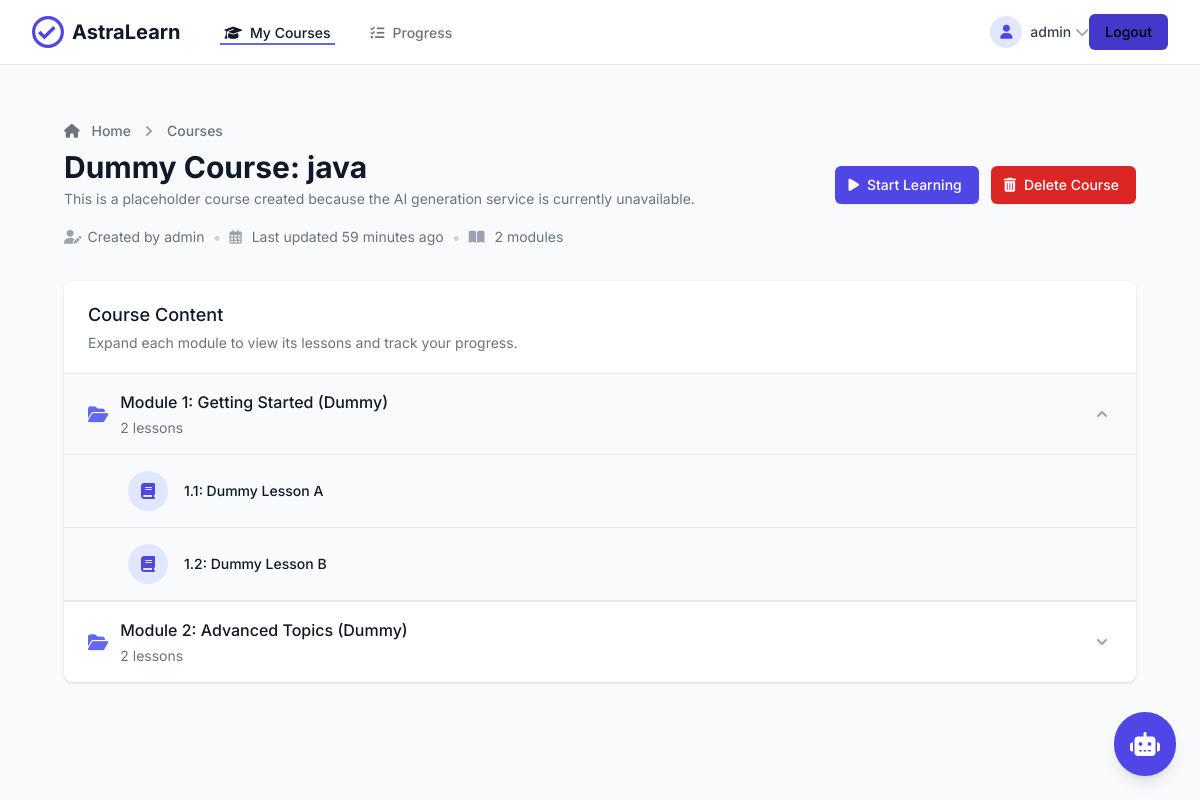
/courses/3/ (signed in), run on the app's committed database.
### tutor/models.py (models this page shows, shortened)
class Course(models.Model):
    title = models.CharField(max_length=200)
    description = models.TextField()
    created_at = models.DateTimeField(default=timezone.now)
    updated_at = models.DateTimeField(auto_now=True)
    created_by = models.ForeignKey(User, on_delete=models.CASCADE, related_name='created_courses')

class Module(models.Model):
    course = models.ForeignKey(Course, on_delete=models.CASCADE, related_name='modules')
    title = models.CharField(max_length=200)
    description = models.TextField()
    order = models.PositiveIntegerField(default=0)
    class Meta:
        ordering = ['order']

class Lesson(models.Model):
    module = models.ForeignKey(Module, on_delete=models.CASCADE, related_name='lessons')
    title = models.CharField(max_length=200)
    content = models.TextField()
    order = models.PositiveIntegerField(default=0)
    created_at = models.DateTimeField(default=timezone.now)
    updated_at = models.DateTimeField(auto_now=True)
    class Meta:
        ordering = ['order']

### tutor/views.py (the view)
# urls.py: path('courses/<int:course_id>/', views.course_detail, name='course_detail'),
@login_required
def course_detail(request, course_id):
    course = get_object_or_404(Course, id=course_id)
    return render(request, 'tutor/course_detail.html', {
        'course': course,
        'modules': course.modules.all().order_by('order'),
    })

### tutor/templates/tutor/course_detail.html (shortened to what this page needs)
{% extends 'tutor/base.html' %}
{% block content %}
<div class="max-w-7xl mx-auto px-4 sm:px-6 lg:px-8 py-8">
    <div class="md:flex md:items-center md:justify-between mb-8">
        <div class="flex-1 min-w-0">
            <nav class="flex" aria-label="Breadcrumb">
                <ol class="flex items-center space-x-2">
                    <li>
                        <div class="flex items-center">
                            <a href="{% url 'tutor:course_list' %}" class="text-sm font-medium text-gray-500 hover:text-gray-700">
                                <i class="fas fa-home mr-2"></i> Home
                            </a>
                        </div>
                    </li>
                    <li>
                        <div class="flex items-center">
                            <svg class="flex-shrink-0 h-5 w-5 text-gray-400" xmlns="http://www.w3.org/2000/svg" viewBox="0 0 20 20" fill="currentColor" aria-hidden="true">
                                <path fill-rule="evenodd" d="M7.293 14.707a1 1 0 010-1.414L10.586 10 7.293 6.707a1 1 0 011.414-1.414l4 4a1 1 0 010 1.414l-4 4a1 1 0 01-1.414 0z" clip-rule="evenodd" />
                            </svg>
                            <a href="{% url 'tutor:course_list' %}" class="ml-2 text-sm font-medium text-gray-500 hover:text-gray-700">Courses</a>
                        </div>
                    </li>
                </ol>
            </nav>
            <h1 class="mt-2 text-2xl font-bold leading-7 text-gray-900 sm:text-3xl sm:truncate">
                {{ course.title }}
            </h1>
            <p class="mt-1 text-sm text-gray-500">{{ course.description }}</p>
            <div class="mt-4 flex items-center">
                <div class="flex items-center text-sm text-gray-500">
                    <i class="fas fa-user-edit mr-1.5 text-gray-400"></i>
                    Created by {{ course.created_by.get_full_name|default:course.created_by.username }}
                </div>
                <span class="mx-2 text-gray-300">•</span>
                <div class="text-sm text-gray-500">
                    <i class="far fa-calendar-alt mr-1.5 text-gray-400"></i>
                    Last updated {{ course.updated_at|timesince }} ago
                </div>
                <span class="mx-2 text-gray-300">•</span>
                <div class="text-sm text-gray-500">
                    <i class="fas fa-book-open mr-1.5 text-gray-400"></i>
                    {{ course.modules.count }} modules
                </div>
            </div>
        </div>
        <div class="mt-4 flex md:mt-0 md:ml-4">
            <button type="button" class="ml-3 inline-flex items-center px-4 py-2 border border-transparent rounded-md shadow-sm text-sm font-medium text-white bg-indigo-600 hover:bg-indigo-700 focus:outline-none focus:ring-2 focus:ring-offset-2 focus:ring-indigo-500">
                <i class="fas fa-play mr-2 -ml-1"></i> Start Learning
            </button>
            <button type="button" id="delete-course-btn" class="ml-3 inline-flex items-center px-4 py-2 border border-transparent rounded-md shadow-sm text-sm font-medium text-white bg-red-600 hover:bg-red-700 focus:outline-none focus:ring-2 focus:ring-offset-2 focus:ring-red-500">
                <i class="fas fa-trash-alt mr-2 -ml-1"></i> Delete Course
            </button>
        </div>
    </div>
    <div class="bg-white shadow overflow-hidden sm:rounded-lg mb-8">
        <div class="px-4 py-5 sm:px-6 bg-white border-b border-gray-200">
            <h2 class="text-lg font-medium text-gray-900">Course Content</h2>
            <p class="mt-1 text-sm text-gray-500">Expand each module to view its lessons and track your progress.</p>
        </div>
        <div class="divide-y divide-gray-200" x-data="{ openModule: 0 }">
            {% for module in modules %}
            <div class="border-b border-gray-200">
                <button @click="openModule === {{ forloop.counter0 }} ? openModule = null : openModule = {{ forloop.counter0 }}" class="w-full px-6 py-4 text-left focus:outline-none" :class="{'bg-gray-50': openModule === {{ forloop.counter0 }}}">
                    <div class="flex items-center justify-between">
                        <div class="flex items-center">
                            <i class="fas fa-folder-open text-indigo-500 mr-3 text-lg"></i>
                            <div>
                                <h3 class="text-base font-medium text-gray-900">
                                    {{ module.title }}
                                </h3>
                                <p class="text-sm text-gray-500 mt-1">
                                    {{ module.lessons.count }} lessons
                                </p>
                            </div>
                        </div>
                        <div class="flex items-center">
                            <svg class="w-5 h-5 text-gray-400 transform transition-transform duration-200" :class="{'rotate-180': openModule === {{ forloop.counter0 }}}" xmlns="http://www.w3.org/2000/svg" viewBox="0 0 20 20" fill="currentColor">
                                <path fill-rule="evenodd" d="M5.293 7.293a1 1 0 011.414 0L10 10.586l3.293-3.293a1 1 0 111.414 1.414l-4 4a1 1 0 01-1.414 0l-4-4a1 1 0 010-1.414z" clip-rule="evenodd" />
                            </svg>
                        </div>
                    </div>
                </button>
                <div x-show="openModule === {{ forloop.counter0 }}" class="border-t border-gray-200 bg-gray-50">
                    <ul class="divide-y divide-gray-200">
                        {% for lesson in module.lessons.all %}
                        <li class="pl-16 pr-6 py-4 flex items-center hover:bg-white transition-colors duration-150">
                            <div class="min-w-0 flex-1 flex items-center">
                                <div class="flex-shrink-0 h-10 w-10 flex items-center justify-center rounded-full bg-indigo-100 text-indigo-600 mr-4">
                                    <i class="fas fa-book"></i>
                                </div>
                                <div class="min-w-0 flex-1">
                                    <a href="{% url 'tutor:lesson_detail' course.id module.id lesson.id %}" class="block focus:outline-none">
                                        <p class="text-sm font-medium text-gray-900 truncate">{{ lesson.title }}</p>
                                    </a>
                                </div>
                            </div>
                        </li>
                        {% empty %}
                        <li class="pl-16 pr-6 py-4 text-sm text-gray-500">
                            No lessons available in this module yet.
                        </li>
                        {% endfor %}
                    </ul>
                </div>
            </div>
            {% empty %}
            <div class="px-6 py-4 text-center text-gray-500">
                No modules available for this course yet.
            </div>
            {% endfor %}
        </div>
    </div>
</div>
{% endblock %}

### tutor/templates/tutor/base.html (shortened to what this page needs)
<!DOCTYPE html>
<html lang="en" class="h-full bg-gray-50">
<head>
    <script src="https://cdn.tailwindcss.com"></script>
    <link rel="stylesheet" href="https://cdnjs.cloudflare.com/ajax/libs/font-awesome/6.4.0/css/all.min.css">
</head>
<body class="bg-gray-50">
    <nav class="bg-white border-b border-gray-200">
        <div class="max-w-7xl mx-auto px-4 sm:px-6 lg:px-8">
            <div class="flex justify-between h-16">
                <div class="flex items-center">
                    <a href="{% url 'tutor:course_list' %}" class="flex-shrink-0 flex items-center">
                        <svg class="h-8 w-auto text-indigo-600" viewBox="0 0 40 40" fill="currentColor">
                            <path d="M20 0C8.96 0 0 8.96 0 20s8.96 20 20 20 20-8.96 20-20S31.04 0 20 0zm0 36c-8.84 0-16-7.16-16-16S11.16 4 20 4s16 7.16 16 16-7.16 16-16 16z"/>
                            <path d="M26.5 12.5l-11 11-5-5-3 3 8 8 14-14z"/>
                        </svg>
                        <span class="ml-2 text-xl font-bold text-gray-900">AstraLearn</span>
                    </a>
                    <div class="hidden md:ml-10 md:flex md:space-x-8">
                        <a href="{% url 'tutor:course_list' %}" class="text-gray-900 inline-flex items-center px-1 pt-1 border-b-2 border-indigo-500 text-sm font-medium">
                            <i class="fas fa-graduation-cap mr-2"></i> My Courses
                        </a>
                        <a href="#" class="text-gray-500 hover:text-gray-700 inline-flex items-center px-1 pt-1 border-b-2 border-transparent hover:border-gray-300 text-sm font-medium">
                            <i class="fas fa-tasks mr-2"></i> Progress
                        </a>
                    </div>
                </div>
                <div class="hidden md:ml-6 md:flex md:items-center">
                    <button type="button" class="p-1 rounded-full text-gray-400 hover:text-gray-500 focus:outline-none focus:ring-2 focus:ring-offset-2 focus:ring-indigo-500">
                    </button>
                    <div class="ml-3 relative" x-data="{ open: false }">
                        <div>
                            <button @click="open = !open" type="button" class="max-w-xs bg-white flex items-center text-sm rounded-full focus:outline-none focus:ring-2 focus:ring-offset-2 focus:ring-indigo-500" id="user-menu-button" aria-expanded="false" aria-haspopup="true">
                                <div class="h-8 w-8 rounded-full bg-indigo-100 flex items-center justify-center text-indigo-600">
                                    <i class="fas fa-user"></i>
                                </div>
                                <span class="ml-2 text-sm font-medium text-gray-700">
                                    {% if user.is_authenticated %}
                                        {{ user.get_full_name|default:user.username }}
                                    {% else %}
                                        Guest
                                    {% endif %}
                                </span>
                                <i class="ml-1 fas fa-chevron-down text-gray-400"></i>
                            </button>
                        </div>
                    </div>
                    {% if user.is_authenticated %}
                        <a href="{% url 'admin:logout' %}" class="bg-indigo-700 hover:bg-indigo-800 px-4 py-2 rounded-md text-sm font-medium">
                            Logout
                        </a>
                    {% else %}
                        <a href="{% url 'admin:login' %}" class="bg-indigo-700 hover:bg-indigo-800 px-4 py-2 rounded-md text-sm font-medium">
                            Login
                        </a>
                    {% endif %}
                </div>
            </div>
        </div>
    </nav>
    <main class="max-w-7xl mx-auto py-6 sm:px-6 lg:px-8">
        {% block content %}{% endblock %}
    </main>
    <button onclick="toggleChat()"
            class="fixed bottom-6 right-6 bg-indigo-600 text-white rounded-full p-4 shadow-lg hover:bg-indigo-700 focus:outline-none focus:ring-2 focus:ring-indigo-500">
        <i class="fas fa-robot text-2xl"></i>
    </button>
</body>
</html>

### data on the page
Course: title "Dummy Course: java", description "This is a placeholder course created because the AI generation service is currently unavailable.", created_by.get_full_name "admin", updated_at "59 minutes", modules.count "2"
Module: title "Module 1: Getting Started (Dummy)", lessons.count "2"
Lesson: title "1.1: Dummy Lesson A"
Lesson: title "1.2: Dummy Lesson B"
Module: title "Module 2: Advanced Topics (Dummy)", lessons.count "2"

### other printed values
{{ user.get_full_name|default:user.username }} "admin"
